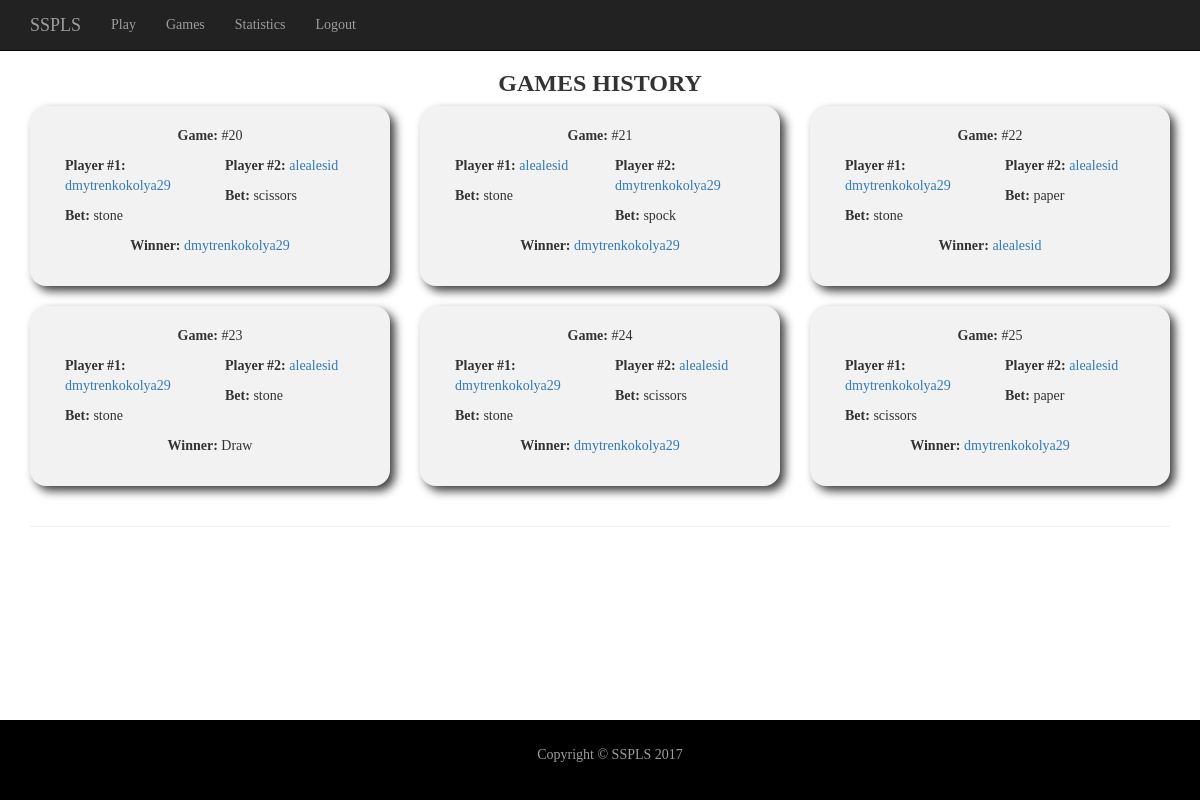
Page /played-games/ (signed in) on the committed database.
### ssplsapp/models.py (models this page shows, shortened)
class Game(models.Model):
    firstuser = models.ForeignKey(User, related_name='firstuser')
    seconduser = models.ForeignKey(User, related_name='seconduser')
    FIRSTBET = (
        ('stone', 'stone'),
        ('scissors', 'scissors'),
        ('paper', 'paper'),
        ('lizard', 'lizard'),
        ('spock', 'spock'),
    )
    SECONDBET = (
        ('nb', ''),
        ('stone', 'stone'),
        ('scissors', 'scissors'),
        ('paper', 'paper'),
        ('lizard', 'lizard'),
        ('spock', 'spock'),
    )
    STATUS = (
        ('np', ''),
        ('firstwon', 'firstwon'),
        ('secondwon', 'secondwon'),
        ('draw', 'draw'),
    )
    firstbet = models.CharField(max_length=10, choices=FIRSTBET,default='')
    secondbet = models.CharField(max_length=10, choices=SECONDBET,default='')
    status = models.CharField(max_length=10, choices=STATUS,default='')

class User(models.Model):
    username = models.CharField(max_length=200,default='')

### ssplsapp/views.py (the view)
# urls.py: url(r'^played-games/', playedgames),
def playedgames(request):
    if request.user.is_anonymous:
        return HttpResponse('<h1>You are not logined</h1> <a href="/">Main page</a>')
    else:
        games = Game.objects.exclude(secondbet='nb')
        context = {'games': games}
        return render(request, 'played-games.html', dict(context))

### ssplsapp/templates/played-games.html (shortened to what this page needs)
{% extends 'base.html' %}
{% block content %}
    <div class="container">
        <div class="row played-games">
            <h3 class="text-center">Games history</h3>
            {% for game in games %}
            <div data-game-id="{{ game.id }}" class="col-md-4 col-sm-6 col-xs-12">
                <div class="game">
                    <p class="text-center">
                        <b>Game: </b>
                        #<span class="game-id">{{ game.id }}</span>
                    </p>
                    <div class="col-sm-6 col-xs-12">
                        <p>
                            <b>Player #1: </b>
                            <span class="playername">
                                <a href="#">{{ game.firstuser.username }}</a>
                            </span>
                        </p>
                        <p>
                            <b>Bet: </b>
                            <span class="bet">
                                {{ game.firstbet }}
                            </span>
                        </p>
                    </div>
                    <div class="col-sm-6 col-xs-12">
                        <p>
                            <b>Player #2: </b>
                            <span class="playername">
                                <a href="#">{{ game.seconduser.username }}</a>
                            </span>
                        </p>
                        <p>
                            <b>Bet: </b>
                            <span class="bet">
                                {{ game.secondbet }}
                            </span>
                        </p>
                    </div>
                    <div class="clearfix"></div>
                    <p class="text-center">
                        <b>Winner: </b>
                        <span class="winner">
                        {% if game.status == 'firstwon'  %}
                        <a href="#">{{ game.firstuser.username }}</a>
                        {% endif %}
                        {% if game.status == 'secondwon'  %}
                        <a href="#">{{ game.seconduser.username }}</a>
                        {% endif %}
                        {% if game.status == 'draw'  %}
                        Draw
                        {% endif %}
                        </span>
                    </p>
                </div>
            </div>
            {% endfor %}
        </div>
        <hr>
    </div>
{% endblock %}

### ssplsapp/templates/base.html (shortened to what this page needs)
{% load static %}
<!DOCTYPE html>
<html lang="en">
<head>
    <link href="{% static 'css/bootstrap.min.css' %}" rel="stylesheet">
    <link href="{% static 'css/styles.css' %}" rel="stylesheet">
</head>
<body>
    <nav class="navbar navbar-inverse navbar-fixed-top" role="navigation">
        <div class="container">
            <div class="navbar-header">
                <a class="navbar-brand" href="/">SSPLS</a>
            </div>
            <div class="collapse navbar-collapse" id="bs-example-navbar-collapse-1">
                <ul class="nav navbar-nav">
                    {% if user.is_anonymous  %}
                    <li>
                        <a class="social facebook" href="{% url 'social:begin' 'facebook' %}"></a>
                    </li>
                    <li>
                        <a class="social google" href="{% url 'social:begin' 'google-oauth2' %}"></a>
                    </li>
                    {% else %}
                    <li>
                        <a href="/available-games/">Play</a>
                    </li>
                    <li>
                        <a href="/played-games/">Games</a>
                    </li>
                    <li>
                        <a href="/statistics/">Statistics</a>
                    </li>
                    <li>
                        <a href="/logout">Logout</a>
                    </li>
                    {% endif %}
                </ul>
            </div>
        </div>
    </nav>
{% block content %}{% endblock %}
        <footer>
            <div class="container">
                <div class="row">
                    <div class="col-lg-12 text-center">
                        <p>Copyright &copy; SSPLS 2017</p>
                    </div>
                </div>
            </div>
        </footer>
</body>
</html>

### ssplsapp/static/css/styles.css (style rules this page uses)
* { font-family: Tahoma; }
html { height: 100%; box-sizing: border-box; }
body { position: relative; margin: 0; padding-bottom: 120px; min-height: 100%; }
h1, h2, h3, h4 { font-weight: bold; text-transform: uppercase; }
.played-games, .available-games, .available-games-sidebar, .create-game, .play-game, .game-result, .statistics { margin-top: 50px; }
.played-games .game, .available-games .game { border-radius: 16px; -webkit-box-shadow: 5px 5px 10px 0px rgba(0,0,0,0.75); -moz-box-shadow: 5px 5px 10px 0px rgba(0,0,0,0.75); box-shadow: 5px 5px 10px 0px rgba(0,0,0,0.75); padding: 20px; margin-bottom: 20px; background-color: rgba(128,128,128,0.1); }
footer { position: absolute; bottom: 0; left: 0; right: 0; width: 100%; background-color: black; color: #9d9d9d; padding: 25px; }

### rows in the picture
Game: id "20", firstuser.username "dmytrenkokolya29", firstbet "stone", seconduser.username "alealesid", secondbet "scissors"
Game: id "21", firstuser.username "alealesid", firstbet "stone", seconduser.username "dmytrenkokolya29", secondbet "spock"
Game: id "22", firstuser.username "dmytrenkokolya29", firstbet "stone", seconduser.username "alealesid", secondbet "paper"
Game: id "23", firstuser.username "dmytrenkokolya29", firstbet "stone", seconduser.username "alealesid", secondbet "stone", status "Draw"
Game: id "24", firstuser.username "dmytrenkokolya29", firstbet "stone", seconduser.username "alealesid", secondbet "scissors"
Game: id "25", firstuser.username "dmytrenkokolya29", firstbet "scissors", seconduser.username "alealesid", secondbet "paper"
